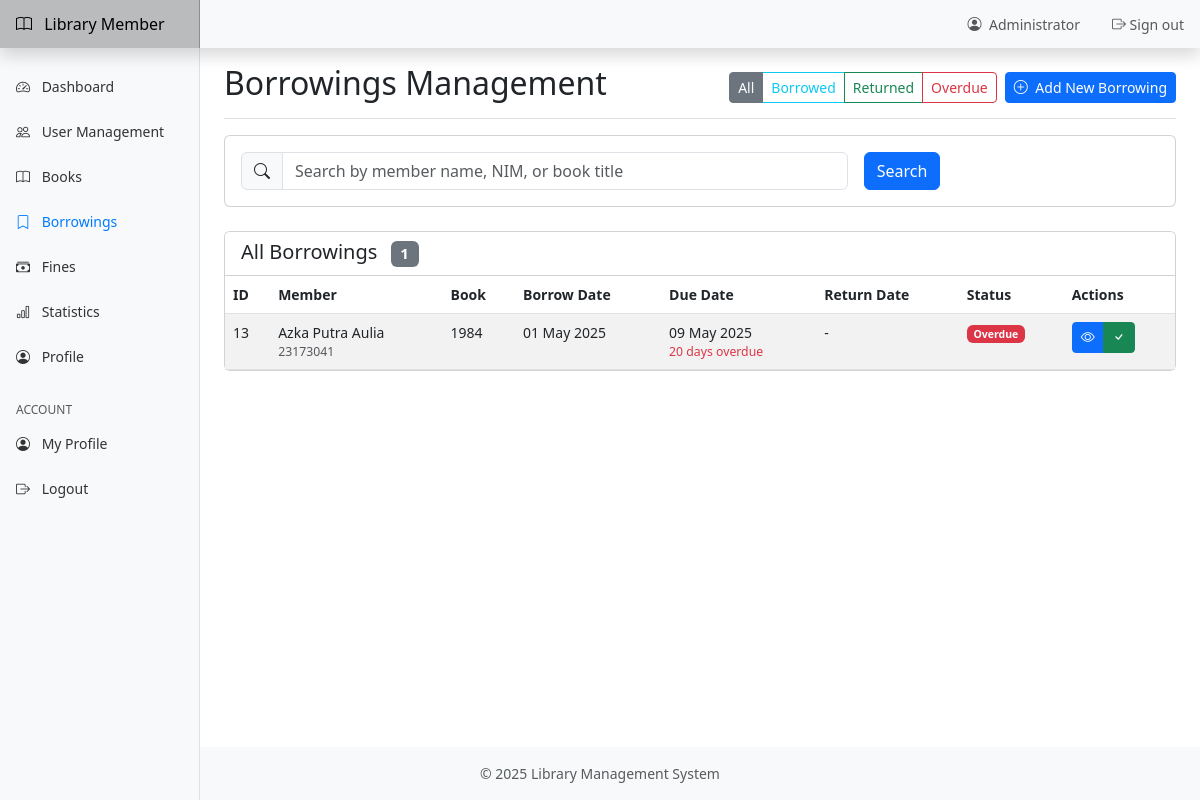
The page /index.php?page=borrowings (signed in) on the database its author committed.
### tables this page shows
CREATE TABLE `borrowings` (
  `borrowing_id` int(11) NOT NULL,
  `anggota_id` int(11) NOT NULL,
  `book_id` int(11) NOT NULL,
  `borrow_date` date NOT NULL,
  `due_date` date NOT NULL,
  `return_date` date DEFAULT NULL,
  `status` enum('borrowed','returned','overdue','lost') NOT NULL DEFAULT 'borrowed',
  `fine_amount` decimal(10,2) DEFAULT 0.00,
  `notes` text DEFAULT NULL,
  `created_at` timestamp NOT NULL DEFAULT current_timestamp(),
  `updated_at` timestamp NOT NULL DEFAULT current_timestamp() ON UPDATE current_timestamp()
);

CREATE TABLE `anggota` (
  `anggota_id` int(11) NOT NULL,
  `name` varchar(100) NOT NULL,
  `nim` varchar(20) NOT NULL,
  `class` varchar(50) DEFAULT NULL,
  `gender` enum('Male','Female') NOT NULL,
  `date_of_birth` date NOT NULL,
  `place_of_birth` varchar(100) DEFAULT NULL,
  `address` text DEFAULT NULL,
  `phone` varchar(20) DEFAULT NULL,
  `email` varchar(100) DEFAULT NULL,
  `created_at` timestamp NOT NULL DEFAULT current_timestamp(),
  `updated_at` timestamp NOT NULL DEFAULT current_timestamp() ON UPDATE current_timestamp()
);

CREATE TABLE `books` (
  `book_id` int(11) NOT NULL,
  `title` varchar(255) NOT NULL,
  `author` varchar(255) DEFAULT NULL,
  `publisher` varchar(255) DEFAULT NULL,
  `year_published` year(4) DEFAULT NULL,
  `isbn` varchar(20) DEFAULT NULL,
  `category` varchar(100) DEFAULT NULL,
  `description` text DEFAULT NULL,
  `cover` longblob DEFAULT NULL,
  `stock` int(11) NOT NULL DEFAULT 0,
  `available_stock` int(11) NOT NULL DEFAULT 0,
  `location` varchar(100) DEFAULT NULL,
  `created_at` timestamp NOT NULL DEFAULT current_timestamp(),
  `updated_at` timestamp NOT NULL DEFAULT current_timestamp() ON UPDATE current_timestamp()
);

### includes/functions.php (called while the page is built, shortened)
<?php
function formatDate($date) {
    return date('d M Y', strtotime($date));
}
function calculateDaysRemaining($dueDate) {
    $now = new DateTime();
    $due = new DateTime($dueDate);
    $diff = $now->diff($due);
    if ($now > $due) {
        return -$diff->days;
    } else {
        return $diff->days;
    }
}

### pages/borrowings.php (the view, shortened to what this page needs)
<?php
require_once __DIR__ . '/../includes/config.php';
require_once __DIR__ . '/../includes/functions.php';
$filter = isset($_GET['filter']) ? $_GET['filter'] : '';
$search = isset($_GET['search']) ? $_GET['search'] : '';
$page = isset($_GET['p']) ? intval($_GET['p']) : 1;
$limit = defined('ITEMS_PER_PAGE') ? ITEMS_PER_PAGE : 10;
$offset = ($page - 1) * $limit;
$query = "SELECT b.*, a.name as anggota_name, a.nim, bk.title as book_title
          FROM borrowings b
          JOIN anggota a ON b.anggota_id = a.anggota_id
          JOIN books bk ON b.book_id = bk.book_id";
$countQuery = "SELECT COUNT(*) as total FROM borrowings b
               JOIN anggota a ON b.anggota_id = a.anggota_id
               JOIN books bk ON b.book_id = bk.book_id";
$params = [];
try {
    $stmt = $pdo->prepare($countQuery);
    $stmt->execute($params);
    $totalItems = $stmt->fetch()['total'];
} catch (PDOException $e) {
    $errorMessage = "Error counting borrowings: " . $e->getMessage();
}
$query .= " ORDER BY b.borrow_date DESC LIMIT ? OFFSET ?";
$params[] = $limit;
$params[] = $offset;
try {
    $stmt = $pdo->prepare($query);
    $stmt->execute($params);
    $borrowings = $stmt->fetchAll();
} catch (PDOException $e) {
    $errorMessage = "Error retrieving borrowings: " . $e->getMessage();
}
?>
<div class="d-flex justify-content-between flex-wrap flex-md-nowrap align-items-center pt-3 pb-2 mb-3 border-bottom">
    <h1 class="h2">Borrowings Management</h1>
    <div class="btn-toolbar mb-2 mb-md-0">
        <div class="btn-group me-2">
            <a href="index.php?page=borrowings" class="btn btn-sm btn-outline-secondary <?php echo empty($filter) ? 'active' : ''; ?>">All</a>
            <a href="index.php?page=borrowings&filter=borrowed" class="btn btn-sm btn-outline-info <?php echo $filter === 'borrowed' ? 'active' : ''; ?>">Borrowed</a>
            <a href="index.php?page=borrowings&filter=returned" class="btn btn-sm btn-outline-success <?php echo $filter === 'returned' ? 'active' : ''; ?>">Returned</a>
            <a href="index.php?page=borrowings&filter=overdue" class="btn btn-sm btn-outline-danger <?php echo $filter === 'overdue' ? 'active' : ''; ?>">Overdue</a>
        </div>
        <button type="button" class="btn btn-sm btn-primary" data-bs-toggle="modal" data-bs-target="#addBorrowingModal">
            <i class="bi bi-plus-circle me-1"></i> Add New Borrowing
        </button>
    </div>
</div>
<?php if (isset($borrowing) && isset($action) && $action === 'view'): ?>
<div class="card mb-4">
    <div class="card-header bg-primary text-white">
        <h5 class="card-title mb-0">Borrowing Details</h5>
    </div>
    <div class="card-body">
        <div class="row">
            <div class="col-md-6">
                <h6 class="text-muted">Member Information</h6>
                <table class="table table-bordered">
                    <tr>
                        <th width="30%">Name</th>
                        <td><?php echo htmlspecialchars($borrowing['anggota_name']); ?></td>
                    </tr>
                    <tr>
                        <th>NIM</th>
                        <td><?php echo htmlspecialchars($borrowing['nim']); ?></td>
                    </tr>
                </table>
                <h6 class="text-muted mt-4">Book Information</h6>
                <table class="table table-bordered">
                    <tr>
                        <th width="30%">Title</th>
                        <td><?php echo htmlspecialchars($borrowing['book_title']); ?></td>
                    </tr>
                    <tr>
                        <th>Author</th>
                        <td><?php echo htmlspecialchars($borrowing['book_author'] ?? 'N/A'); ?></td>
                    </tr>
                </table>
            </div>
            <div class="col-md-6">
                <h6 class="text-muted">Borrowing Information</h6>
                <table class="table table-bordered">
                    <tr>
                        <th width="30%">Borrow Date</th>
                        <td><?php echo formatDate($borrowing['borrow_date']); ?></td>
                    </tr>
                    <tr>
                        <th>Due Date</th>
                        <td>
                            <?php echo formatDate($borrowing['due_date']); ?>
                            <?php if ($borrowing['status'] === 'borrowed' || $borrowing['status'] === 'overdue'): ?>
                                <?php $daysRemaining = calculateDaysRemaining($borrowing['due_date']); ?>
                                <?php if ($daysRemaining < 0): ?>
                                    <span class="badge bg-danger ms-2"><?php echo abs($daysRemaining); ?> days overdue</span>
                                <?php elseif ($daysRemaining <= 3): ?>
                                    <span class="badge bg-warning ms-2"><?php echo $daysRemaining; ?> days remaining</span>
                                <?php else: ?>
                                    <span class="badge bg-success ms-2"><?php echo $daysRemaining; ?> days remaining</span>
                                <?php endif; ?>
                            <?php endif; ?>
                        </td>
                    </tr>
                    <tr>
                        <th>Return Date</th>
                        <td><?php echo $borrowing['return_date'] ? formatDate($borrowing['return_date']) : 'Not returned yet'; ?></td>
                    </tr>
                    <tr>
                        <th>Status</th>
                        <td>
                            <span class="badge bg-<?php
                                echo $borrowing['status'] == 'borrowed' ? 'info' :
                                    ($borrowing['status'] == 'returned' ? 'success' : 'danger');
                            ?>">
                                <?php echo ucfirst($borrowing['status']); ?>
                            </span>
                        </td>
                    </tr>
                </table>
                <?php if ($borrowing['status'] === 'borrowed' || $borrowing['status'] === 'overdue'): ?>
                    <div class="mt-4">
                        <a href="index.php?page=borrowings&action=return&id=<?php echo $borrowing['borrowing_id']; ?>" class="btn btn-success">
                            <i class="bi bi-check-circle me-1"></i> Mark as Returned
                        </a>
                    </div>
                <?php endif; ?>
            </div>
        </div>
    </div>
    <div class="card-footer">
        <a href="index.php?page=borrowings<?php echo !empty($filter) ? '&filter=' . $filter : ''; ?>" class="btn btn-primary">
            <i class="bi bi-arrow-left me-1"></i> Back to Borrowings
        </a>
    </div>
</div>
<?php else: ?>
<div class="card mb-4">
    <div class="card-body">
        <form action="index.php" method="get" class="row g-3">
            <div class="col-md-8">
                <div class="input-group">
                    <span class="input-group-text"><i class="bi bi-search"></i></span>
                    <input type="text" class="form-control" name="search" placeholder="Search by member name, NIM, or book title" value="<?php echo htmlspecialchars($search); ?>">
                </div>
            </div>
            <div class="col-md-4">
                <button type="submit" class="btn btn-primary">Search</button>
            </div>
        </form>
    </div>
</div>
<div class="card">
    <div class="card-header bg-white">
        <h5 class="card-title mb-0">
            <?php
            if ($filter === 'borrowed') {
                echo 'Borrowed Books';
            } elseif ($filter === 'returned') {
                echo 'Returned Books';
            } elseif ($filter === 'overdue') {
                echo 'Overdue Books';
            } else {
                echo 'All Borrowings';
            }
            ?>
            <span class="badge bg-secondary ms-2"><?php echo $totalItems; ?></span>
        </h5>
    </div>
    <div class="card-body p-0">
        <?php if (empty($borrowings)): ?>
            <div class="p-4 text-center text-muted">No borrowings found.</div>
        <?php else: ?>
            <div class="table-responsive">
                <table class="table table-hover table-striped mb-0">
                    <thead>
                        <tr>
                            <th>ID</th>
                            <th>Member</th>
                            <th>Book</th>
                            <th>Borrow Date</th>
                            <th>Due Date</th>
                            <th>Return Date</th>
                            <th>Status</th>
                            <th>Actions</th>
                        </tr>
                    </thead>
                    <tbody>
                        <?php foreach ($borrowings as $borrowing): ?>
                            <tr>
                                <td><?php echo $borrowing['borrowing_id']; ?></td>
                                <td>
                                    <?php echo htmlspecialchars($borrowing['anggota_name']); ?>
                                    <div class="small text-muted"><?php echo htmlspecialchars($borrowing['nim']); ?></div>
                                </td>
                                <td><?php echo htmlspecialchars($borrowing['book_title']); ?></td>
                                <td><?php echo formatDate($borrowing['borrow_date']); ?></td>
                                <td>
                                    <?php echo formatDate($borrowing['due_date']); ?>
                                    <?php if ($borrowing['status'] === 'borrowed' || $borrowing['status'] === 'overdue'): ?>
                                        <?php $daysRemaining = calculateDaysRemaining($borrowing['due_date']); ?>
                                        <?php if ($daysRemaining < 0): ?>
                                            <div class="small text-danger"><?php echo abs($daysRemaining); ?> days overdue</div>
                                        <?php elseif ($daysRemaining <= 3): ?>
                                            <div class="small text-warning"><?php echo $daysRemaining; ?> days remaining</div>
                                        <?php endif; ?>
                                    <?php endif; ?>
                                </td>
                                <td><?php echo $borrowing['return_date'] ? formatDate($borrowing['return_date']) : '-'; ?></td>
                                <td>
                                    <span class="badge bg-<?php
                                        echo $borrowing['status'] == 'borrowed' ? 'info' :
                                            ($borrowing['status'] == 'returned' ? 'success' : 'danger');
                                    ?>">
                                        <?php echo ucfirst($borrowing['status']); ?>
                                    </span>
                                </td>
                                <td>
                                    <div class="btn-group btn-group-sm">
                                        <a href="index.php?page=borrowings&action=view&id=<?php echo $borrowing['borrowing_id']; ?>" class="btn btn-primary" title="View Details">
                                            <i class="bi bi-eye"></i>
                                        </a>
                                        <?php if ($borrowing['status'] === 'borrowed' || $borrowing['status'] === 'overdue'): ?>
                                            <a href="index.php?page=borrowings&action=return&id=<?php echo $borrowing['borrowing_id']; ?>" class="btn btn-success" title="Mark as Returned">
                                                <i class="bi bi-check"></i>
                                            </a>
                                        <?php endif; ?>
                                    </div>
                                </td>
                            </tr>
                        <?php endforeach; ?>
                    </tbody>
                </table>
            </div>
        <?php endif; ?>
    </div>
</div>
<?php endif; ?>

### assets/css/style.css (style rules this page uses)
body { font-size: .875rem; min-height: 100vh; display: flex; flex-direction: column; }

### rows shown on the page
borrowings: borrowing_id "13", anggota.name "Azka Putra Aulia", anggota.nim "23173041", book.title "1984", borrow_date "01 May 2025", due_date "09 May 2025", due_date "20", status "Overdue"

### other values the page prints
$_SESSION['full_name'] "Administrator"
$item['text'] "Dashboard"
$item['text'] "User Management"
$item['text'] "Books"
$item['text'] "Borrowings"
$item['text'] "Fines"
$item['text'] "Statistics"
$item['text'] "Profile"
$totalItems "1"
